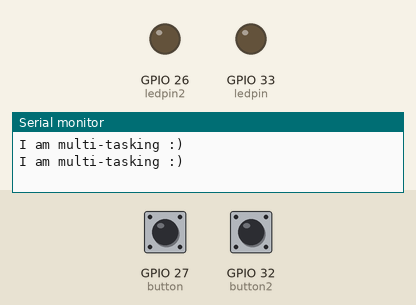
Bench run of a sketch on a simulated ESP32. Parts: output pins drawn as LEDs (lit = HIGH), the last lines printed to the serial monitor. The inputs (shaded band) are chosen by the test bench; at power-on: GPIO 27 (button) LOW, GPIO 32 (button2) LOW.

Above: at 1.2 s.
1.3 s: GPIO 27 (button) pulled HIGH for 1 s
At 2.6 s:
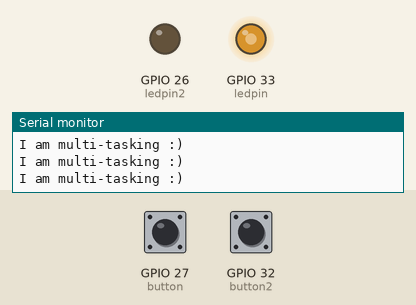
3.8 s: GPIO 27 (button) pulled HIGH for 3.2 s
8.5 s: GPIO 32 (button2) pulled HIGH for 0.15 s
At 9.6 s:
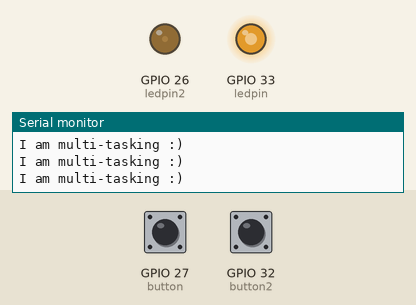
10.1 s: GPIO 27 (button) pulled HIGH for 0.15 s
At 11.4 s:
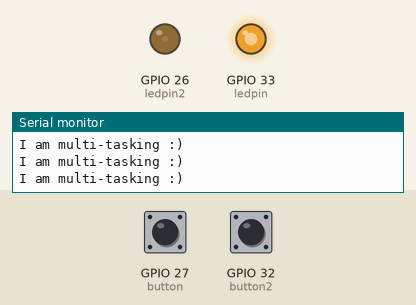
11.7 s: GPIO 32 (button2) pulled HIGH for 1 s
At 13.4 s:
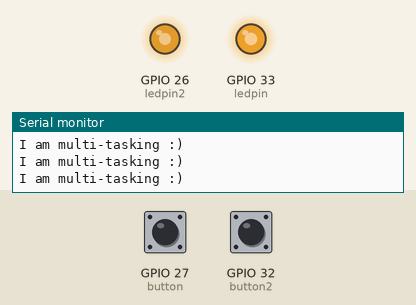
14.2 s: GPIO 32 (button2) pulled HIGH for 0.15 s
At 15.2 s:
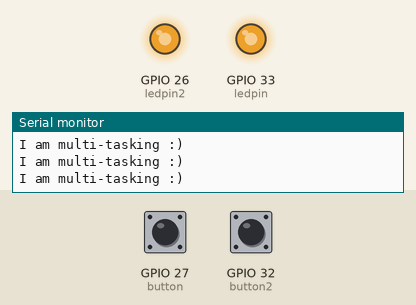
Timing chart, 0 to 16.8 s (numbered marks = the images above; inputs shaded):
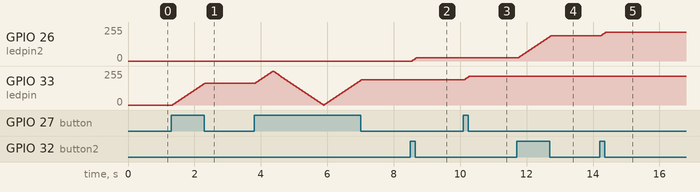

The sketch:

example4.ino
```cpp
int ledpin = 33;
int ledpin2 = 26;
int button = 27;
int button2 = 32;
int buttonstatus;
int buttonstatus2;
#define STACK_SIZE 2048


void lightLed(void* params){
  int brightness = 0;
  int fadeAmount = 5;
  while(true){
  analogWrite(*(int*)params, brightness);

  // change the brightness for next time through the loop:
  if(buttonstatus == HIGH && *(int*)params == ledpin){
    brightness = brightness + fadeAmount;
  }
  if(buttonstatus2 == HIGH && *(int*)params == ledpin2){
    brightness = brightness + fadeAmount;
  }
  // reverse the direction of the fading at the ends of the fade:
  if (brightness <= 0 || brightness >= 255) {
    fadeAmount = -fadeAmount;
  }
  // wait for 30 milliseconds to see the dimming effect
  delay(30);
  }
}

void checkButton(void* params){
  while(true){
    buttonstatus = digitalRead(button);
    buttonstatus2 = digitalRead(button2);
    delay(5);
  }
}

void setup() {
  // initialize digital pin LED_BUILTIN as an output.
  Serial.begin(9600);
  pinMode(ledpin, OUTPUT);
  pinMode(ledpin2, OUTPUT);
  pinMode(button, INPUT_PULLDOWN);
  pinMode(button2, INPUT_PULLDOWN);
  xTaskCreate(checkButton, "checkButtons", STACK_SIZE, nullptr, 5, nullptr);
  xTaskCreate(lightLed, "lightLed", STACK_SIZE, &ledpin, 5, nullptr);
  xTaskCreate(lightLed, "lightLed", STACK_SIZE, &ledpin2, 5, nullptr);
}


// the loop function runs over and over again forever
void loop() {
  Serial.println("I am multi-tasking :)");
  delay(1000);
}
```

Measured:
- after the input at 1.3 s, GPIO 33 (ledpin): moves from 0/255 to 165/255 over 0.96 s, starting after 0.05 s
- after the input at 8.5 s, GPIO 26 (ledpin2): 0/255 → 25/255 after 0.05 s
- after the input at 10.1 s, GPIO 33 (ledpin): 190/255 → 215/255 at once
- after the input at 11.7 s, GPIO 26 (ledpin2): moves from 25/255 to 190/255 over 0.96 s, starting after 0.06 s
- after the input at 14.2 s, GPIO 26 (ledpin2): 190/255 → 215/255 after 0.05 s
